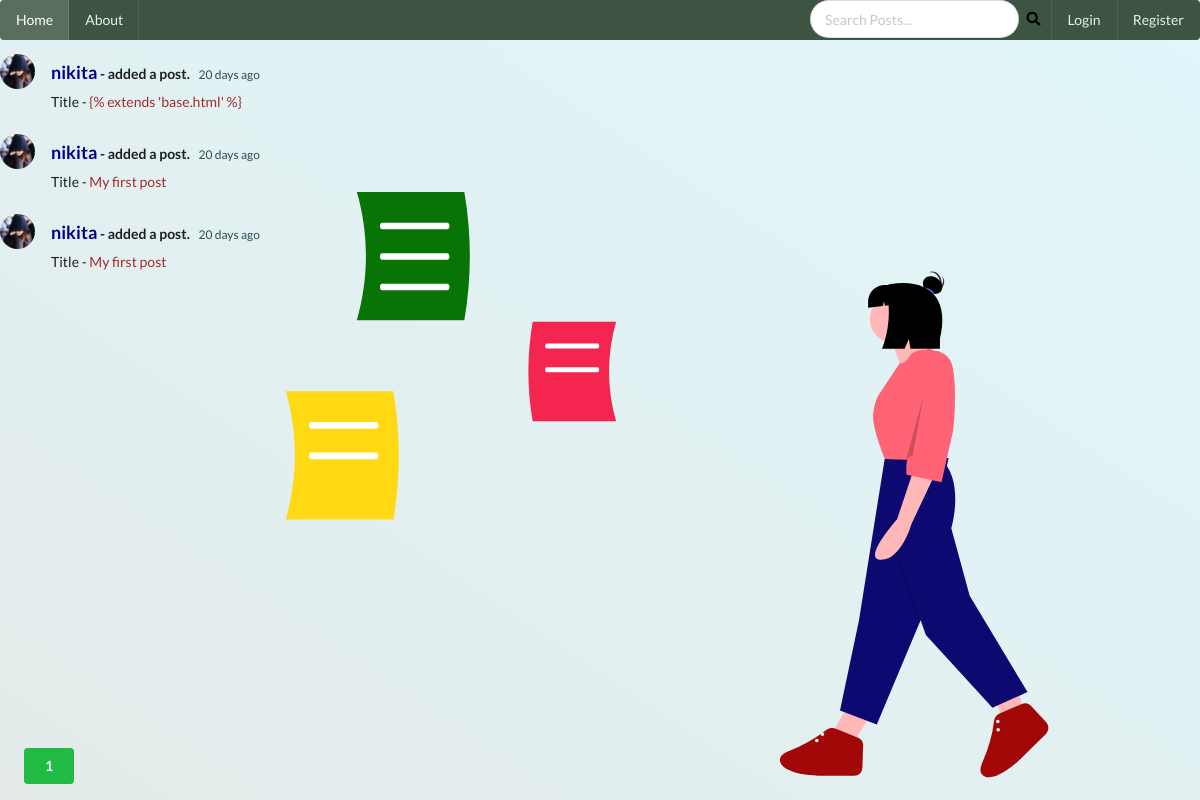
The app's page /home, older data.
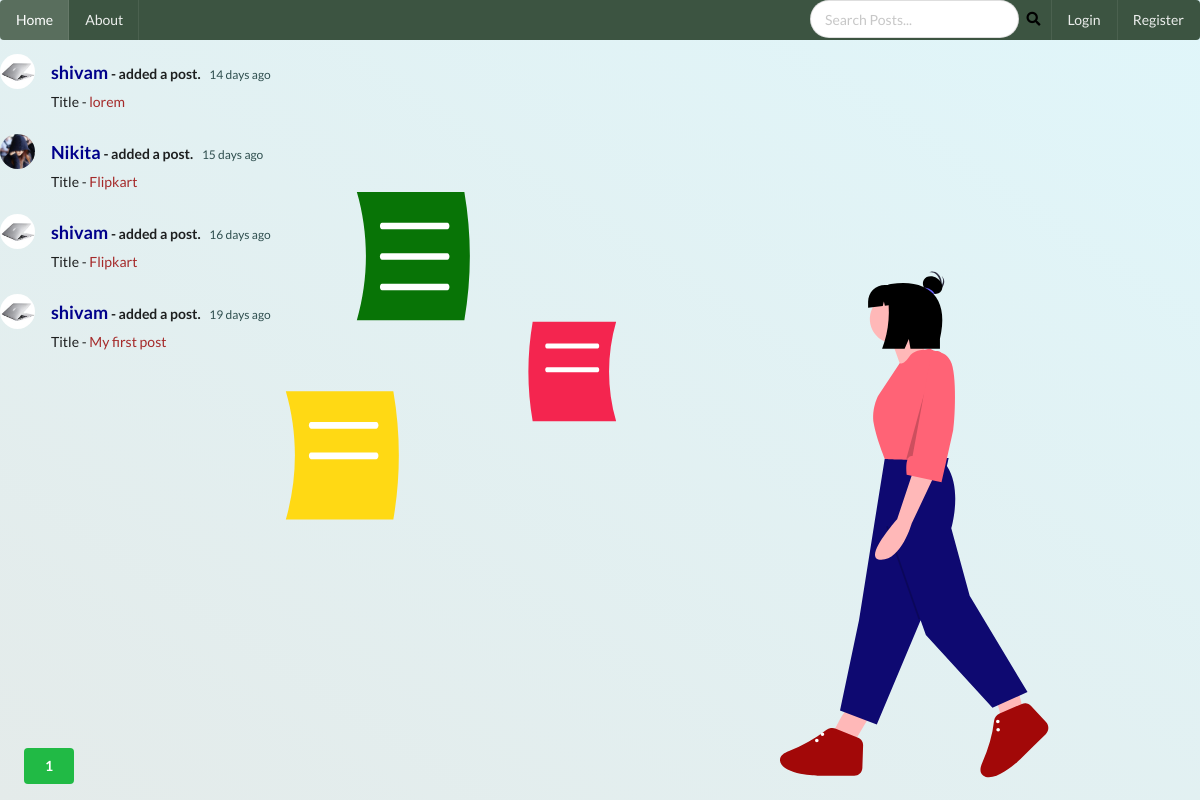
The same page, newer data.
### social_media/models.py (models this page shows, shortened)
class Post(db.Model):
    __searchable__=['content']
    id = db.Column(db.Integer, primary_key = True)
    title = db.Column(db.String(100),nullable=False)
    date_posted = db.Column(db.DateTime, nullable=False, default = datetime.utcnow)
    content = db.Column(db.Text, nullable = False)
    user_id = db.Column(db.Integer, db.ForeignKey('user.id'), nullable=False)
    comments = db.relationship('Comment', backref = 'article', lazy = True, cascade="all,delete")

class User(db.Model, UserMixin):
    id = db.Column(db.Integer, primary_key = True)
    username = db.Column(db.String(20), nullable = False, unique = True)
    email = db.Column(db.String(50), nullable = False, unique = True)
    image_file =db.Column(db.String(20), nullable = False, default = 'default.jpg')
    password = db.Column(db.String(60), nullable = False)
    posts = db.relationship("Post", backref ='author', lazy = True,cascade="all,delete")
    last_seen = db.Column(db.DateTime, default = datetime.utcnow)
    followed = db.relationship(
        'User', secondary = followers,
        primaryjoin = (followers.c.follower_id == id),
        secondaryjoin = (followers.c.followed_id == id),
        backref = db.backref('followers', lazy ='dynamic'), lazy = 'dynamic')

### social_media/main/routes.py (the view)
@main.route('/')
@main.route('/home')
def home():
    page = request.args.get('page', 1, type= int)
    q = request.args.get('q')
    if q:
        posts = Post.query.filter(Post.title.contains(q) | Post.content.contains(q)).order_by(Post.date_posted.desc()).paginate(page = page, per_page=7)
    else:
        posts = Post.query.order_by(Post.date_posted.desc()).paginate(page = page, per_page=7)
    return render_template('home.html',posts = posts)

### social_media/main/routes.py (called while the page is built)
@main.before_request
def before_request():
    if current_user.is_authenticated:
        current_user.last_seen = datetime.utcnow()
        db.session.commit()

### social_media/templates/home.html (shortened to what this page needs)
{% extends 'base.html' %}
{% block content %}
<div class="pic2" style="position: absolute; right: 2%; bottom: 2%;">
</div>
    {% for post in posts.items %}
      <div class="ui feed">
        <div class="event">
          <div class="label">
            <img src="{{ url_for('static', filename = 'profile/' + post.author.image_file) }}">
          </div>
          <div class="content">
            <div class="summary">
              <a class="user" href="{{ url_for('users.user_posts_info',username = post.author.username ) }}" >
               <h3 style="color: darkblue;"> {{ post.author.username }}</h3>
              </a>   - added a post.
              <div class="date" style="color: darkslategrey;">
                {{ moment(post.date_posted).fromNow() }}
              </div>
            </div>
            <div class="extra text">
             Title - <a href="{{ url_for('posts.post', post_id = post.id) }}" style="color: brown;" target="_blank"> {{ post.title }}</a>
            </div>
          </div>
        </div>
    {% endfor %}
<div class="page" style="position: absolute; left: 2%; bottom: 2%;">
{% for page_num in posts.iter_pages(left_edge =1, right_edge=1, left_current =1,right_current =2) %}
{% if page_num %}
{% if posts.page == page_num %}
<a href="{{ url_for('main.home',page = page_num) }}"><button class="ui green button">
  {{ page_num }}
</button>
</a>
{% else %}
<a href="{{ url_for('main.home',page = page_num) }}"><button class="ui blue basic button">
  {{ page_num }}
</button>
</a>
{% endif %}
{% else %}
    ...
{% endif %}
{% endfor %}
</div>
{% endblock %}

### social_media/templates/base.html (shortened to what this page needs)
<!DOCTYPE html>
<html>
<head>
    <link rel="stylesheet" href="https://cdnjs.cloudflare.com/ajax/libs/semantic-ui/2.4.1/semantic.min.css" />
    <link rel="stylesheet" type="text/css" href="{{ url_for('static', filename='css/style.css') }}">
  </head>
<body>
        <div class="ui  inverted menu" style="background: #3c5441;">
        <a class="active item" href="{{ url_for('main.home')}}">
          Home
        </a>
        <a class="item" href="{{ url_for('main.about')}}">
          About
        </a>
        <div class="right menu">
<form method="GET">
          <div class="ui category search">
            <div class="ui icon input">
              <input class="prompt" type="search" placeholder="Search Posts..." name="q">
              <button type="submit" style="background: #3c5441; border: none;"><i class="search icon" ></i></button>
            </div>
          </div>
        </form>
          {% if current_user.is_authenticated %}
          <a class="item" href="{{ url_for('posts.new_post')}}">
            Make Posts
          </a>
          <a class="ui item" href="{{ url_for('users.account')}}">
            Account
          </a>
          <a class="ui item" href="{{ url_for('users.logout')}}">
            Logout
          </a>
          {% else %}
          <a class="ui item" href="{{ url_for('users.login')}}">
            Login
          </a>
          <a class="ui item" href="{{ url_for('users.register')}}">
            Register
          </a>
          {% endif %}
        </div>
      </div>
    <div>
    {% block content %}
    {% endblock %}
    </div>
  </body>
</html>

### social_media/static/css/style.css (style rules this page uses)
body { background: linear-gradient(to right top, #e4ebea, #e0f6fa); color: #333333; }
h1, h2, h3, h4, h5, h6 { color: #444444; }
.pic2 { margin-top: 3%; margin-left: 45%; background: none; }

Row changes from the older to the newer data that the page shows:
removed Post: image_file (placeholder picture), author.username "nikita", date_posted "20 days ago", title "{% extends 'base.html' %}"
removed Post: image_file (placeholder picture), author.username "nikita", date_posted "20 days ago", title "My first post"
removed Post: image_file (placeholder picture), author.username "nikita", date_posted "20 days ago", title "My first post"
added Post: image_file (picture), author.username "shivam", date_posted "14 days ago", title "lorem"
added Post: image_file (placeholder picture), author.username "Nikita", date_posted "15 days ago", title "Flipkart"
added Post: image_file (picture), author.username "shivam", date_posted "16 days ago", title "Flipkart"
added Post: image_file (picture), author.username "shivam", date_posted "19 days ago", title "My first post"
